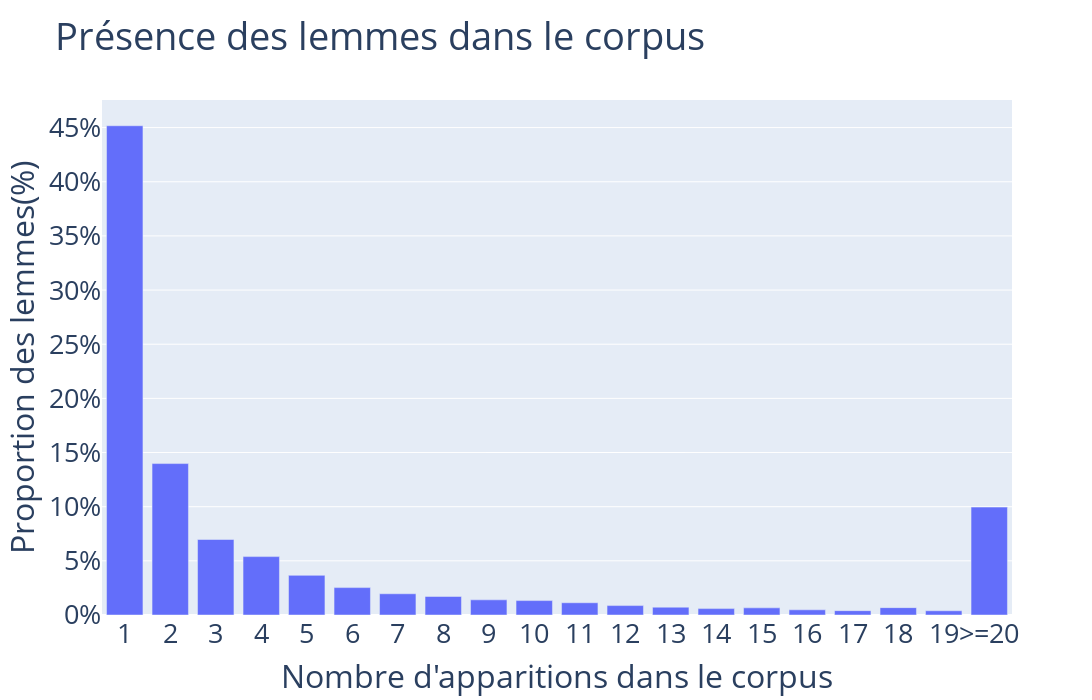

Write notebook code for a chart like this one.
### Code cell
fig = go.Figure([go.Bar(x=new_value,y=new_count)])
fig.update_layout(xaxis={"title":"Nombre d'apparitions dans le corpus","tickvals":[i for i in new_value],"tickangle":0},
yaxis={"title":"Proportion des lemmes(%)","ticksuffix":"%"},title="Présence des lemmes dans le corpus",font_size=27,width=1200,height=700)
fig.show()

### Figure 1 — Plotly figure (JSON) as saved in the notebook; plotly's stock layout.template omitted (floating-point values rounded to 4 significant figures)
{"data": [{"type": "bar", "x": ["1", "2", "3", "4", "5", "6", "7", "8", "9", "10", "11", "12", "13", "14", "15", "16", "17", "18", "19", ">=20"], "y": [45.17, 13.98, 6.97, 5.39, 3.66, 2.53, 1.96, 1.71, 1.4, 1.33, 1.13, 0.87, 0.72, 0.59, 0.66, 0.48, 0.4, 0.68, 0.39, 9.96]}], "layout": {"font": {"size": 27}, "height": 700, "title": {"text": "Présence des lemmes dans le corpus"}, "width": 1200, "xaxis": {"tickangle": 0, "tickvals": ["1", "2", "3", "4", "5", "6", "7", "8", "9", "10", "11", "12", "13", "14", "15", "16", "17", "18", "19", ">=20"], "title": {"text": "Nombre d'apparitions dans le corpus"}}, "yaxis": {"ticksuffix": "%", "title": {"text": "Proportion des lemmes(%)"}}}}
